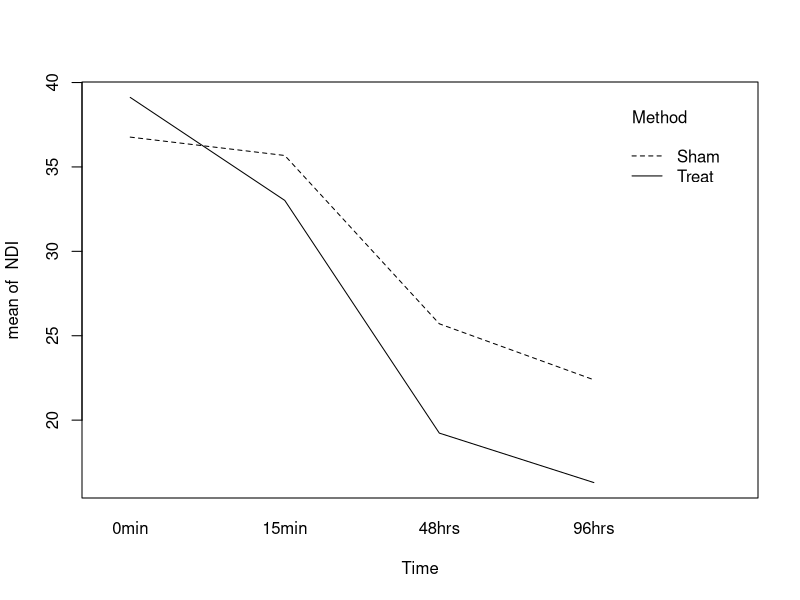

Here is the R script that generated this plot:
## ---- chunk 1
set.seed(1)
nPerGroup <- 10
nTime     <- 4
muTreat   <- c(37, 32, 20, 15)
muSham    <- c(37, 32, 25, 22)
stdevs    <- c(12, 10, 8, 6)
stdiff    <- 9
nSim      <- 500
## ---- chunk 2
Subject <- factor(1:(nPerGroup*2))
Time <- factor(1:nTime, labels = c("0min", "15min", "48hrs", "96hrs"))

theData <- expand.grid(Time, Subject)
names(theData) <- c("Time", "Subject")

tmp <- rep(c("Treat", "Sham"), each = nPerGroup * nTime)
theData$Method <- factor(tmp)
## ---- chunk 3
head(theData)
## ---- chunk 4
# to set up variance-covariance matrix
ones <- rep(1, nTime)
A <- stdevs^2 %o% ones
B <- (A + t(A) + (stdiff^2)*(diag(nTime) - ones %o% ones))/2
## ---- chunk 5
library(MASS)
tmp1 <- mvrnorm(nPerGroup, mu = muTreat, Sigma = B)
tmp2 <- mvrnorm(nPerGroup, mu = muSham, Sigma = B)
theData$NDI <- c(as.vector(t(tmp1)), as.vector(t(tmp2)))
## ---- chunk 6
aovComp <- aov(NDI ~ Time*Method + Error(Subject/Time), theData)
summary(aovComp)
## ---- chunk 7
with(theData, interaction.plot(Time, Method, NDI))
## ---- chunk 8
runTest <- function(){
  tmp1 <- mvrnorm(nPerGroup, mu = muTreat, Sigma = B)
  tmp2 <- mvrnorm(nPerGroup, mu = muSham, Sigma = B)
  theData$NDI <- c(as.vector(t(tmp1)), as.vector(t(tmp2)))
  aovComp <- aov(NDI ~ Time*Method + Error(Subject/Time), theData)  
  b <- summary(aovComp)$'Error: Subject:Time'[[1]][2,5]
  b < 0.05
}
## ---- chunk 9
mean(replicate(nSim, runTest()))
## ---- chunk 10
sessionInfo()
